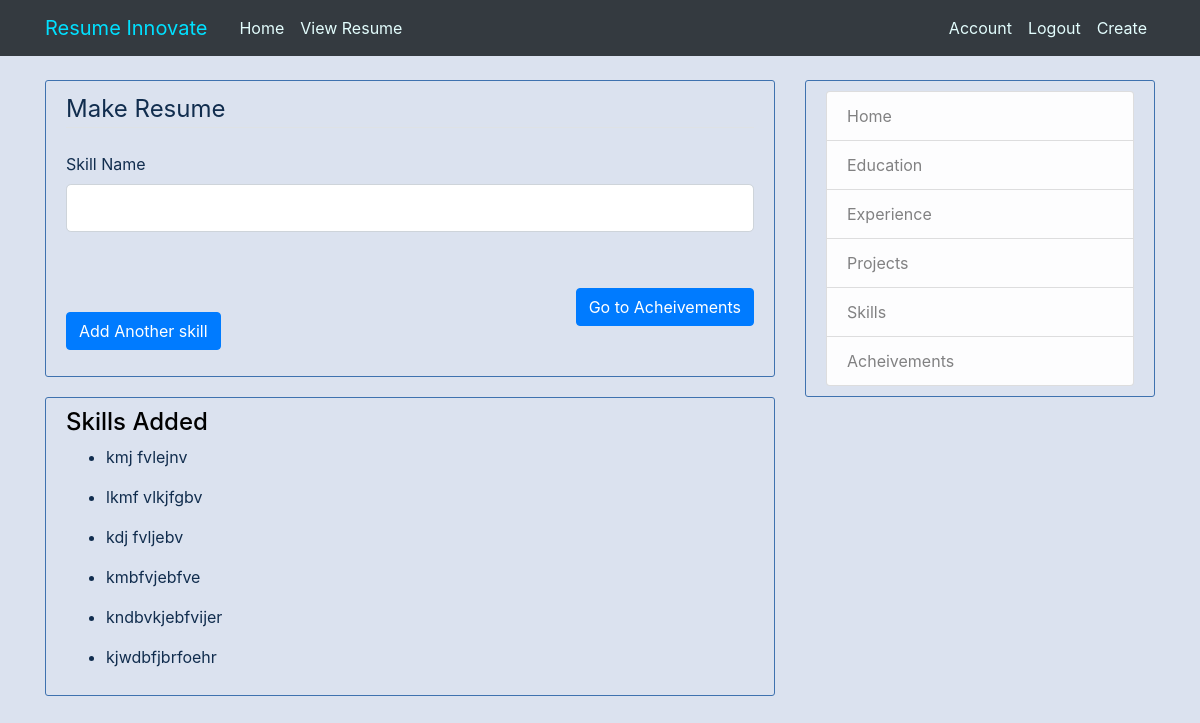
The app's page /resume/new/skills (signed in) with its own data.
### resume/models.py (models this page shows)
class skills(db.Model):
    id = db.Column(db.Integer, primary_key=True)
    skillname = db.Column(db.String(100),nullable=False)
    user_id= db.Column(db.Integer,db.ForeignKey('user.id'),nullable=False)

### resume/routes.py (the view)
@app.route("/resume/new/skills",methods=['GET','POST'])
@login_required
def postskills():
    form = usersk()
    skillsadded = skills.query.filter_by(skill=current_user).all()
    if form.validate_on_submit():
        sk = skills(skillname=form.skillname.data,skill=current_user)
        db.session.add(sk)
        db.session.commit()
        return redirect(url_for("postskills"))
    return render_template("skills.html",title="Skills",form=form,skillsadded=skillsadded)

### resume/forms.py
class usersk(FlaskForm):
    skillname = StringField("Skill Name",
        validators=[DataRequired(),Length(min=3)])
    submit = SubmitField("Add Another skill")

### resume/models.py (called while the page is built)
@login_manager.user_loader
def load_user(id):
    return user.query.get(int(id))

### resume/templates/skills.html (shortened to what this page needs)
{% extends "layout.html" %} {% block content %}
<div class="content-section">
    <form method="POST" action="">
        <fieldset class="form-group" id="cloneunder">
            <legend class="border-bottom mb-4">Make Resume</legend>
            <div class="form-group" id="skillclass">
                {{ form.skillname.label(class="form-control-label") }} {% if form.skillname.errors %} {{ form.skillname(class="form-control form-control-lg is-invalid") }}
                <div class="invalid-feedback">
                    {% for error in form.skillname.errors %}
                    <span>{{error}} </span> {% endfor %}
                </div>
                {% else %} {{ form.skillname(class="form-control form-control-lg") }} {% endif %}
            </div>
        </fieldset>
        <br>
        <a href="/resume/new/acheive" class="btn btn-primary" style="float: right;">Go to  Acheivements</a>
        <br>
        <div class=" form-group ">
            {{ form.submit(class="btn btn-primary") }}
        </div>
    </form>
</div>
{% if skillsadded %}
<div class="content-section ">
    <h4>Skills Added </h4>
    {% for skills in skillsadded %}
    <ul>
        <li> {{ skills.skillname }} </li>
    </ul>
    {% endfor %}
</div>
{% endif %} {% endblock content %}

### resume/static/main.css (style rules this page uses)
body { background: #dbe2ef; color: #112d4e; margin-top: 5rem; }
h1, h2, h3, h4, h5, h6 { color: black; }
.content-section { color: #112d4e; background: #dbe2ef; padding: 10px 20px; border: 1px solid #3f72af; border-radius: 3px; margin-bottom: 20px; }

### records on screen
skills: skillname "kmj fvlejnv"
skills: skillname "lkmf vlkjfgbv"
skills: skillname "kdj fvljebv"
skills: skillname "kmbfvjebfve"
skills: skillname "kndbvkjebfvijer"
skills: skillname "kjwdbfjbrfoehr"
